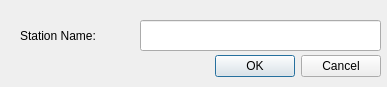
<?xml version="1.0" encoding="UTF-8"?>
<ui version="4.0">
 <class>Dialog</class>
 <widget class="QDialog" name="Dialog">
  <property name="geometry">
   <rect>
    <x>0</x>
    <y>0</y>
    <width>387</width>
    <height>87</height>
   </rect>
  </property>
  <property name="windowTitle">
   <string>Dialog</string>
  </property>
  <widget class="QDialogButtonBox" name="buttonBox">
   <property name="geometry">
    <rect>
     <x>40</x>
     <y>50</y>
     <width>341</width>
     <height>32</height>
    </rect>
   </property>
   <property name="orientation">
    <enum>Qt::Horizontal</enum>
   </property>
   <property name="standardButtons">
    <set>QDialogButtonBox::Cancel|QDialogButtonBox::Ok</set>
   </property>
  </widget>
  <widget class="QLineEdit" name="sation_name_edit">
   <property name="geometry">
    <rect>
     <x>140</x>
     <y>20</y>
     <width>241</width>
     <height>31</height>
    </rect>
   </property>
  </widget>
  <widget class="QLabel" name="label">
   <property name="geometry">
    <rect>
     <x>20</x>
     <y>20</y>
     <width>111</width>
     <height>31</height>
    </rect>
   </property>
   <property name="text">
    <string>Station Name:</string>
   </property>
  </widget>
 </widget>
 <resources/>
 <connections>
  <connection>
   <sender>buttonBox</sender>
   <signal>accepted()</signal>
   <receiver>Dialog</receiver>
   <slot>accept()</slot>
   <hints>
    <hint type="sourcelabel">
     <x>248</x>
     <y>254</y>
    </hint>
    <hint type="destinationlabel">
     <x>157</x>
     <y>274</y>
    </hint>
   </hints>
  </connection>
  <connection>
   <sender>buttonBox</sender>
   <signal>rejected()</signal>
   <receiver>Dialog</receiver>
   <slot>reject()</slot>
   <hints>
    <hint type="sourcelabel">
     <x>316</x>
     <y>260</y>
    </hint>
    <hint type="destinationlabel">
     <x>286</x>
     <y>274</y>
    </hint>
   </hints>
  </connection>
 </connections>
</ui>
